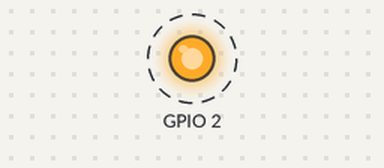
Bench run of a program on a simulated ESP32. Shown: output pins drawn as LEDs (lit = HIGH). Dashed ring = blinking. What the program prints to the serial monitor is not drawn.

Above: at 0.5 s.
Timing chart, 0 to 3.3 s (numbered marks = the images above):
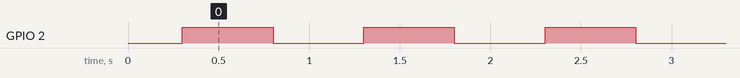

Measured:
- by itself, GPIO 2: alternates HIGH for 0.50 s and LOW for 0.50 s

The program:

main.cpp
```cpp
// ═══════════════════════════════════════════════════════════════════════════
//   ✦  T L A M A T I N I  ✦   —   "one who knows"
//   Created by  Angela López Mendoza   ·   @angelahack1
//   Developer · Architect · Creator of Tlamatini
// ═══════════════════════════════════════════════════════════════════════════
//
// ESP32TemplateProject — the whole firmware.
//
// WHAT IT DOES: blinks the onboard LED and prints its state over serial at
// 115200 baud. Printing the state matters — it means you can prove the board is
// alive from the serial monitor even when you cannot see the physical LED
// (board in a case, LED not populated, or a variant whose LED is on another pin).
//
// This is deliberately the smallest firmware that exercises the ENTIRE chain:
// toolchain → compile → link → flash over USB → run on silicon → talk back.
// If this builds, uploads and prints, your ESP32 setup is healthy and any
// failure in your own firmware is in your firmware, not your environment.

#include <Arduino.h>

// Both come from `build_flags` in platformio.ini. The #ifndef guards keep this
// file compilable on its own (e.g. pasted into the Arduino IDE) if the flags
// are ever absent — a source file that only builds under one build system is a
// trap for the next person who opens it.
#ifndef BLINK_LED_PIN
#define BLINK_LED_PIN 2
#endif

#ifndef BLINK_INTERVAL_MS
#define BLINK_INTERVAL_MS 500
#endif

static bool led_on = false;

void setup() {
    pinMode(BLINK_LED_PIN, OUTPUT);
    digitalWrite(BLINK_LED_PIN, LOW);

    Serial.begin(115200);

    // Give the USB-serial bridge a moment to enumerate on the host before the
    // first print. Without this the opening banner is routinely lost, which
    // reads as "the board is dead" when it is merely early.
    delay(300);

    Serial.println();
    Serial.println("ESP32TemplateProject :: blink starting");
    Serial.printf("LED pin = %d, interval = %d ms\n",
                  (int)BLINK_LED_PIN, (int)BLINK_INTERVAL_MS);
}

void loop() {
    led_on = !led_on;
    digitalWrite(BLINK_LED_PIN, led_on ? HIGH : LOW);
    Serial.println(led_on ? "LED ON" : "LED OFF");
    delay(BLINK_INTERVAL_MS);
}
```
